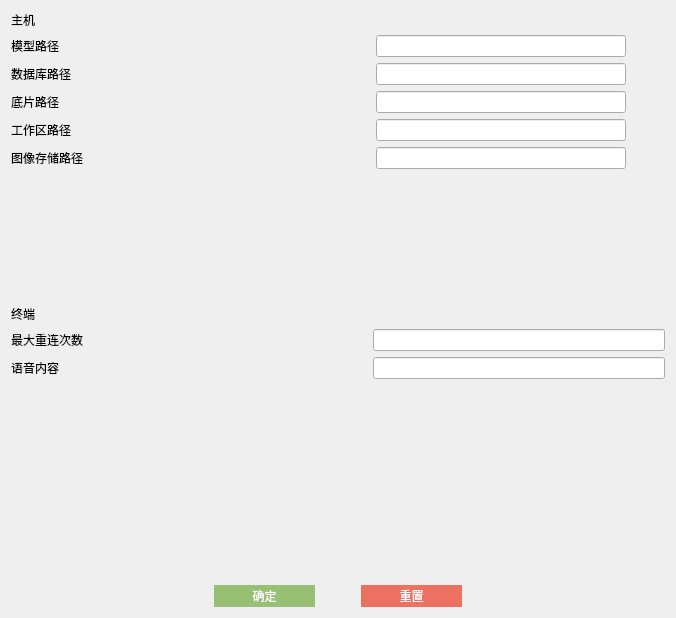
<?xml version="1.0" encoding="UTF-8"?>
<ui version="4.0">
 <class>settingswidget</class>
 <widget class="QWidget" name="settingswidget">
  <property name="geometry">
   <rect>
    <x>0</x>
    <y>0</y>
    <width>676</width>
    <height>618</height>
   </rect>
  </property>
  <property name="windowTitle">
   <string>Form</string>
  </property>
  <layout class="QVBoxLayout" name="verticalLayout_2">
   <item>
    <widget class="QLabel" name="label">
     <property name="styleSheet">
      <string notr="true">font: 75 12pt &quot;思源黑体 CN Bold&quot;;</string>
     </property>
     <property name="text">
      <string>主机</string>
     </property>
    </widget>
   </item>
   <item>
    <layout class="QVBoxLayout" name="verticalLayout" stretch="0,0,0,0,0">
     <item>
      <layout class="QHBoxLayout" name="horizontalLayout_5">
       <item>
        <widget class="QLabel" name="label_3">
         <property name="styleSheet">
          <string notr="true">font:10pt &quot;思源黑体 CN Regular&quot;;</string>
         </property>
         <property name="text">
          <string>模型路径</string>
         </property>
        </widget>
       </item>
       <item>
        <spacer name="horizontalSpacer">
         <property name="orientation">
          <enum>Qt::Horizontal</enum>
         </property>
         <property name="sizeHint" stdset="0">
          <size>
           <width>40</width>
           <height>20</height>
          </size>
         </property>
        </spacer>
       </item>
       <item>
        <layout class="QHBoxLayout" name="horizontalLayout">
         <item>
          <widget class="QLineEdit" name="modelpath">
           <property name="minimumSize">
            <size>
             <width>250</width>
             <height>0</height>
            </size>
           </property>
           <property name="maximumSize">
            <size>
             <width>250</width>
             <height>16777215</height>
            </size>
           </property>
           <property name="styleSheet">
            <string notr="true">font:9pt &quot;思源黑体 CN Regular&quot;;</string>
           </property>
           <property name="text">
            <string/>
           </property>
          </widget>
         </item>
         <item>
          <widget class="QPushButton" name="modelpathbtn">
           <property name="minimumSize">
            <size>
             <width>33</width>
             <height>0</height>
            </size>
           </property>
           <property name="maximumSize">
            <size>
             <width>33</width>
             <height>16777215</height>
            </size>
           </property>
           <property name="text">
            <string/>
           </property>
           <property name="icon">
            <iconset resource="../assets/assets.qrc">
             <normaloff>:/images/images/folder.png</normaloff>:/images/images/folder.png</iconset>
           </property>
           <property name="flat">
            <bool>true</bool>
           </property>
          </widget>
         </item>
        </layout>
       </item>
      </layout>
     </item>
     <item>
      <layout class="QHBoxLayout" name="horizontalLayout_6">
       <item>
        <widget class="QLabel" name="label_6">
         <property name="styleSheet">
          <string notr="true">font:10pt &quot;思源黑体 CN Regular&quot;;</string>
         </property>
         <property name="text">
          <string>数据库路径</string>
         </property>
        </widget>
       </item>
       <item>
        <spacer name="horizontalSpacer_2">
         <property name="orientation">
          <enum>Qt::Horizontal</enum>
         </property>
         <property name="sizeHint" stdset="0">
          <size>
           <width>40</width>
           <height>20</height>
          </size>
         </property>
        </spacer>
       </item>
       <item>
        <layout class="QHBoxLayout" name="horizontalLayout_2">
         <item>
          <widget class="QLineEdit" name="dbpath">
           <property name="minimumSize">
            <size>
             <width>250</width>
             <height>0</height>
            </size>
           </property>
           <property name="maximumSize">
            <size>
             <width>250</width>
             <height>16777215</height>
            </size>
           </property>
           <property name="styleSheet">
            <string notr="true">font:9pt &quot;思源黑体 CN Regular&quot;;</string>
           </property>
           <property name="text">
            <string/>
           </property>
          </widget>
         </item>
         <item>
          <widget class="QPushButton" name="dbpathbtn">
           <property name="minimumSize">
            <size>
             <width>33</width>
             <height>0</height>
            </size>
           </property>
           <property name="maximumSize">
            <size>
             <width>33</width>
             <height>16777215</height>
            </size>
           </property>
           <property name="text">
            <string/>
           </property>
           <property name="icon">
            <iconset resource="../assets/assets.qrc">
             <normaloff>:/images/images/folder.png</normaloff>:/images/images/folder.png</iconset>
           </property>
           <property name="flat">
            <bool>true</bool>
           </property>
          </widget>
         </item>
        </layout>
       </item>
      </layout>
     </item>
     <item>
      <layout class="QHBoxLayout" name="horizontalLayout_7">
       <item>
        <widget class="QLabel" name="label_7">
         <property name="styleSheet">
          <string notr="true">font:10pt &quot;思源黑体 CN Regular&quot;;</string>
         </property>
         <property name="text">
          <string>底片路径</string>
         </property>
        </widget>
       </item>
       <item>
        <spacer name="horizontalSpacer_3">
         <property name="orientation">
          <enum>Qt::Horizontal</enum>
         </property>
         <property name="sizeHint" stdset="0">
          <size>
           <width>40</width>
           <height>20</height>
          </size>
         </property>
        </spacer>
       </item>
       <item>
        <layout class="QHBoxLayout" name="horizontalLayout_3">
         <item>
          <widget class="QLineEdit" name="templatepath">
           <property name="minimumSize">
            <size>
             <width>250</width>
             <height>0</height>
            </size>
           </property>
           <property name="maximumSize">
            <size>
             <width>250</width>
             <height>16777215</height>
            </size>
           </property>
           <property name="styleSheet">
            <string notr="true">font:9pt &quot;思源黑体 CN Regular&quot;;</string>
           </property>
           <property name="text">
            <string/>
           </property>
          </widget>
         </item>
         <item>
          <widget class="QPushButton" name="templatepathbtn">
           <property name="minimumSize">
            <size>
             <width>33</width>
             <height>0</height>
            </size>
           </property>
           <property name="maximumSize">
            <size>
             <width>33</width>
             <height>16777215</height>
            </size>
           </property>
           <property name="text">
            <string/>
           </property>
           <property name="icon">
            <iconset resource="../assets/assets.qrc">
             <normaloff>:/images/images/folder.png</normaloff>:/images/images/folder.png</iconset>
           </property>
           <property name="flat">
            <bool>true</bool>
           </property>
          </widget>
         </item>
        </layout>
       </item>
      </layout>
     </item>
     <item>
      <layout class="QHBoxLayout" name="horizontalLayout_8">
       <item>
        <widget class="QLabel" name="label_8">
         <property name="styleSheet">
          <string notr="true">font:10pt &quot;思源黑体 CN Regular&quot;;</string>
         </property>
         <property name="text">
          <string>工作区路径</string>
         </property>
        </widget>
       </item>
       <item>
        <spacer name="horizontalSpacer_4">
         <property name="orientation">
          <enum>Qt::Horizontal</enum>
         </property>
         <property name="sizeHint" stdset="0">
          <size>
           <width>40</width>
           <height>20</height>
          </size>
         </property>
        </spacer>
       </item>
       <item>
        <layout class="QHBoxLayout" name="horizontalLayout_4">
         <item>
          <widget class="QLineEdit" name="workpath">
           <property name="minimumSize">
            <size>
             <width>250</width>
             <height>0</height>
            </size>
           </property>
           <property name="maximumSize">
            <size>
             <width>250</width>
             <height>16777215</height>
            </size>
           </property>
           <property name="styleSheet">
            <string notr="true">font:9pt &quot;思源黑体 CN Regular&quot;;</string>
           </property>
           <property name="text">
            <string/>
           </property>
          </widget>
         </item>
         <item>
          <widget class="QPushButton" name="workpathbtn">
           <property name="minimumSize">
            <size>
             <width>33</width>
             <height>0</height>
            </size>
           </property>
           <property name="maximumSize">
            <size>
             <width>33</width>
             <height>16777215</height>
            </size>
           </property>
           <property name="text">
            <string/>
           </property>
           <property name="icon">
            <iconset resource="../assets/assets.qrc">
             <normaloff>:/images/images/folder.png</normaloff>:/images/images/folder.png</iconset>
           </property>
           <property name="flat">
            <bool>true</bool>
           </property>
          </widget>
         </item>
        </layout>
       </item>
      </layout>
     </item>
     <item>
      <layout class="QHBoxLayout" name="horizontalLayout_11">
       <item>
        <widget class="QLabel" name="label_9">
         <property name="styleSheet">
          <string notr="true">font:10pt &quot;思源黑体 CN Regular&quot;;</string>
         </property>
         <property name="text">
          <string>图像存储路径</string>
         </property>
        </widget>
       </item>
       <item>
        <spacer name="horizontalSpacer_9">
         <property name="orientation">
          <enum>Qt::Horizontal</enum>
         </property>
         <property name="sizeHint" stdset="0">
          <size>
           <width>40</width>
           <height>20</height>
          </size>
         </property>
        </spacer>
       </item>
       <item>
        <layout class="QHBoxLayout" name="horizontalLayout_12">
         <item>
          <widget class="QLineEdit" name="savepath">
           <property name="minimumSize">
            <size>
             <width>250</width>
             <height>0</height>
            </size>
           </property>
           <property name="maximumSize">
            <size>
             <width>250</width>
             <height>16777215</height>
            </size>
           </property>
           <property name="styleSheet">
            <string notr="true">font:9pt &quot;思源黑体 CN Regular&quot;;</string>
           </property>
           <property name="text">
            <string/>
           </property>
          </widget>
         </item>
         <item>
          <widget class="QPushButton" name="savepathbtn">
           <property name="minimumSize">
            <size>
             <width>33</width>
             <height>0</height>
            </size>
           </property>
           <property name="maximumSize">
            <size>
             <width>33</width>
             <height>16777215</height>
            </size>
           </property>
           <property name="text">
            <string/>
           </property>
           <property name="icon">
            <iconset resource="../assets/assets.qrc">
             <normaloff>:/images/images/folder.png</normaloff>:/images/images/folder.png</iconset>
           </property>
           <property name="flat">
            <bool>true</bool>
           </property>
          </widget>
         </item>
        </layout>
       </item>
      </layout>
     </item>
    </layout>
   </item>
   <item>
    <spacer name="verticalSpacer_2">
     <property name="orientation">
      <enum>Qt::Vertical</enum>
     </property>
     <property name="sizeHint" stdset="0">
      <size>
       <width>20</width>
       <height>40</height>
      </size>
     </property>
    </spacer>
   </item>
   <item>
    <widget class="QLabel" name="label_2">
     <property name="styleSheet">
      <string notr="true">font: 75 12pt &quot;思源黑体 CN Bold&quot;;</string>
     </property>
     <property name="text">
      <string>终端</string>
     </property>
    </widget>
   </item>
   <item>
    <layout class="QHBoxLayout" name="horizontalLayout_13">
     <item>
      <widget class="QLabel" name="label_10">
       <property name="styleSheet">
        <string notr="true">font:10pt &quot;思源黑体 CN Regular&quot;;</string>
       </property>
       <property name="text">
        <string>最大重连次数</string>
       </property>
      </widget>
     </item>
     <item>
      <spacer name="horizontalSpacer_10">
       <property name="orientation">
        <enum>Qt::Horizontal</enum>
       </property>
       <property name="sizeHint" stdset="0">
        <size>
         <width>40</width>
         <height>20</height>
        </size>
       </property>
      </spacer>
     </item>
     <item>
      <widget class="QLineEdit" name="maxretry">
       <property name="minimumSize">
        <size>
         <width>292</width>
         <height>0</height>
        </size>
       </property>
       <property name="maximumSize">
        <size>
         <width>292</width>
         <height>16777215</height>
        </size>
       </property>
       <property name="styleSheet">
        <string notr="true">font:9pt &quot;思源黑体 CN Regular&quot;;</string>
       </property>
      </widget>
     </item>
    </layout>
   </item>
   <item>
    <layout class="QHBoxLayout" name="horizontalLayout_9">
     <item>
      <widget class="QLabel" name="label_5">
       <property name="styleSheet">
        <string notr="true">font:10pt &quot;思源黑体 CN Regular&quot;;</string>
       </property>
       <property name="text">
        <string>语音内容</string>
       </property>
      </widget>
     </item>
     <item>
      <spacer name="horizontalSpacer_5">
       <property name="orientation">
        <enum>Qt::Horizontal</enum>
       </property>
       <property name="sizeHint" stdset="0">
        <size>
         <width>40</width>
         <height>20</height>
        </size>
       </property>
      </spacer>
     </item>
     <item>
      <widget class="QLineEdit" name="message">
       <property name="minimumSize">
        <size>
         <width>292</width>
         <height>0</height>
        </size>
       </property>
       <property name="maximumSize">
        <size>
         <width>292</width>
         <height>16777215</height>
        </size>
       </property>
       <property name="styleSheet">
        <string notr="true">font:9pt &quot;思源黑体 CN Regular&quot;;</string>
       </property>
      </widget>
     </item>
    </layout>
   </item>
   <item>
    <spacer name="verticalSpacer">
     <property name="orientation">
      <enum>Qt::Vertical</enum>
     </property>
     <property name="sizeHint" stdset="0">
      <size>
       <width>20</width>
       <height>200</height>
      </size>
     </property>
    </spacer>
   </item>
   <item>
    <layout class="QHBoxLayout" name="horizontalLayout_10" stretch="2,1,0,1,2">
     <item>
      <spacer name="horizontalSpacer_7">
       <property name="orientation">
        <enum>Qt::Horizontal</enum>
       </property>
       <property name="sizeHint" stdset="0">
        <size>
         <width>40</width>
         <height>20</height>
        </size>
       </property>
      </spacer>
     </item>
     <item>
      <widget class="QPushButton" name="confirmbtn">
       <property name="styleSheet">
        <string notr="true">border-radius: 12px;
padding: 2px 20px;
font: 75 12pt &quot;思源黑体 CN Bold&quot;;
background-color: rgb(152, 192, 117);
color: rgb(255, 255, 255);
</string>
       </property>
       <property name="text">
        <string>确定</string>
       </property>
      </widget>
     </item>
     <item>
      <spacer name="horizontalSpacer_6">
       <property name="orientation">
        <enum>Qt::Horizontal</enum>
       </property>
       <property name="sizeHint" stdset="0">
        <size>
         <width>40</width>
         <height>20</height>
        </size>
       </property>
      </spacer>
     </item>
     <item>
      <widget class="QPushButton" name="resetbtn">
       <property name="styleSheet">
        <string notr="true">border-radius: 12px;
padding: 2px 20px;
font: 75 12pt &quot;思源黑体 CN Bold&quot;;
background-color: #ED7161;
color: rgb(255, 255, 255);
</string>
       </property>
       <property name="text">
        <string>重置</string>
       </property>
      </widget>
     </item>
     <item>
      <spacer name="horizontalSpacer_8">
       <property name="orientation">
        <enum>Qt::Horizontal</enum>
       </property>
       <property name="sizeHint" stdset="0">
        <size>
         <width>40</width>
         <height>20</height>
        </size>
       </property>
      </spacer>
     </item>
    </layout>
   </item>
  </layout>
 </widget>
 <resources>
  <include location="../assets/assets.qrc"/>
 </resources>
 <connections/>
</ui>
